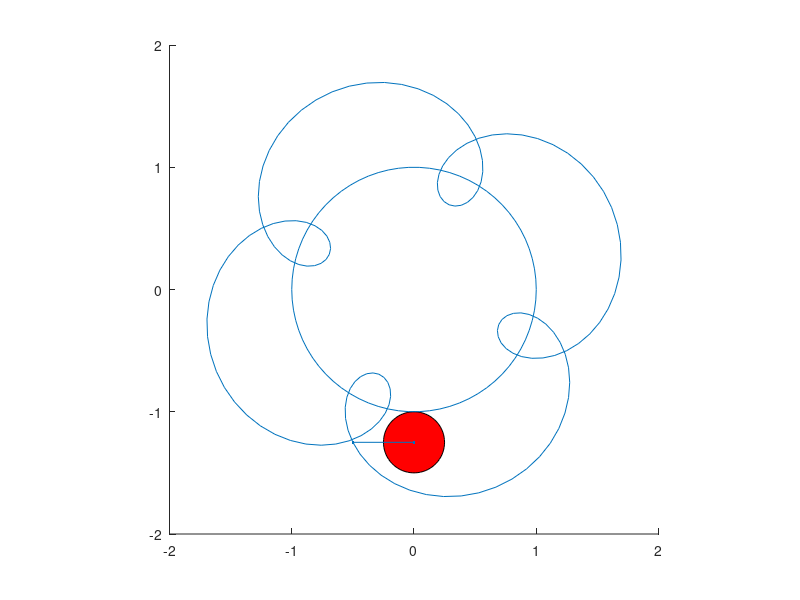

Source code (MATLAB):
function epitrochoid(r1,r2,len)
%animation of EPITROCHOID
%epitrochoid(r1,r2,len);
%r1=radius of fixed circle on which smaller circle rolls
%r2=radius of rolling circle
%len=line connected to centre of rolling circle
%example: epitrochoid(1,0.25,0.5);
%         epitrochoid(1,0.25,1);
%this code also trace epicycloid
%when r2=len then it becomes epicycloid
%example for epicycloid: epitrochoid(1,0.25,0.25);
%always keep r1>r2
if nargin==0
    r1=1;          %radius of fixed circle on which smaller circle rolls
    r2=0.25;        %radius of rolling circle
    len=0.5;       %line connected to centre of rolling circle
end
n=0;
dtheta=pi/20;  %increase in angle per iteration
roughx=[];     %variable to trace trochoid
roughy=[];     %variable to trace trochoid
upto=2*pi*r1/r2+dtheta; %rotate upto
t=linspace(0,2*pi,75);

[x,y]=pol2cart(t,r2);
h1=patch(x,y,'r');%draw rolling circle


[phil,rl]=cart2pol([-len 0],[0 0]);
h2=line(0,0);%draw line connected to centre of rolling circle

[x_fix,y_fix]=pol2cart(t,r1);
line(x_fix,y_fix);%draw fixed circle,only once because it is fixed

axis equal
axis(r1*[-2 2 -2 2]) %fix axis

while n<upto && ishandle(h1)
    [xl,yl]=pol2cart(phil-n,rl); %rotate line
    [x2,y2]=transform2d(xl,yl,0,-(r1+r2),-n*r2/r1,0,r1+r2);
    set(h2,'xdata',x2,'ydata',y2);%draw line
    
    [x,y]=pol2cart(t,r2); %rotate circle
    [x3,y3]=transform2d(x,y,0,-(r1+r2),-n*r2/r1,0,r1+r2);
    set(h1,'xdata',x3,'ydata',y3);%draw rolling circle
    
    line([roughx x2(1)],[roughy y2(1)]);%trace trochoid
    roughx=x2(1);
    roughy=y2(1);
    
    pause(0.025)
    n=n+dtheta;
end
%function end

function [xd,yd]=transform2d(x,y,tx,ty,phi,xr,yr)
%2d transformation without scaling
%[xd,yd]=transform2d(x,y,tx,ty,phi,xr,yr)
xd=x.*cos(phi)-y.*sin(phi)+xr.*(1-cos(phi))+yr.*sin(phi)+tx;
yd=x.*sin(phi)+y.*cos(phi)+yr.*(1-cos(phi))-xr.*sin(phi)+ty;
